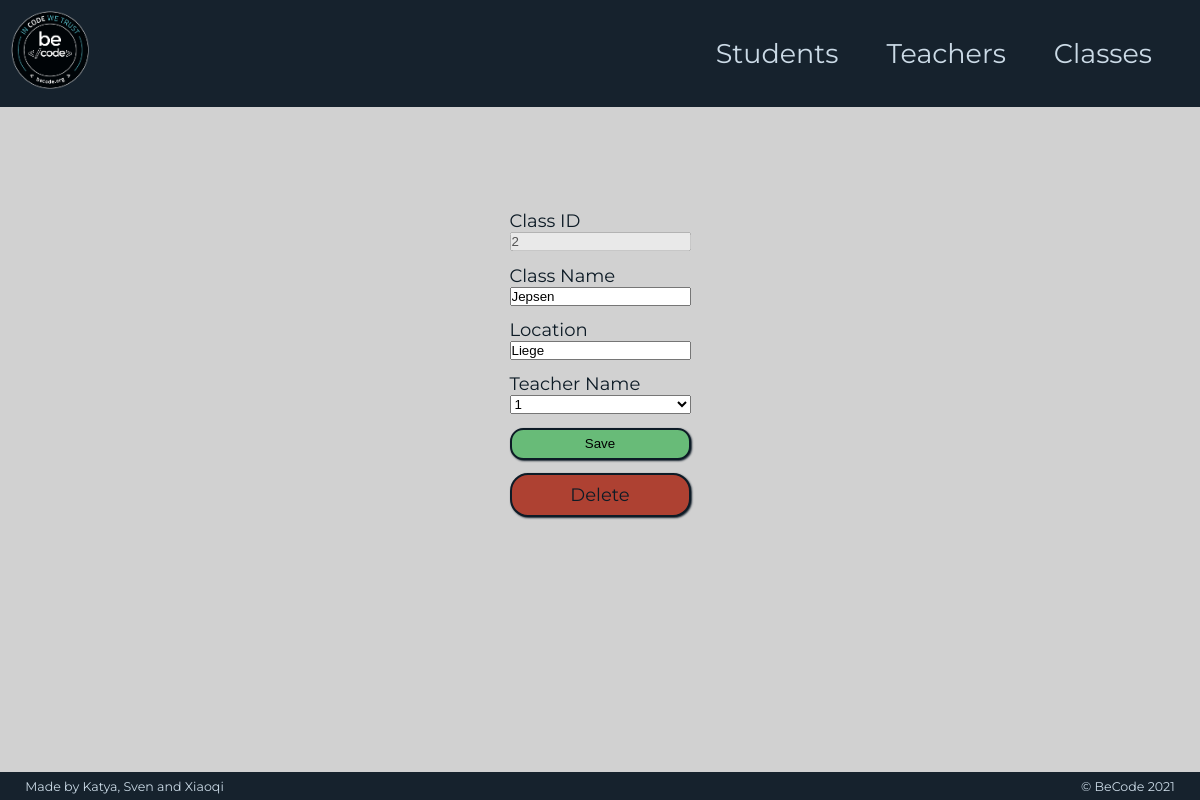
Page /index.php?page=editClass&id=2 on the earlier database version.
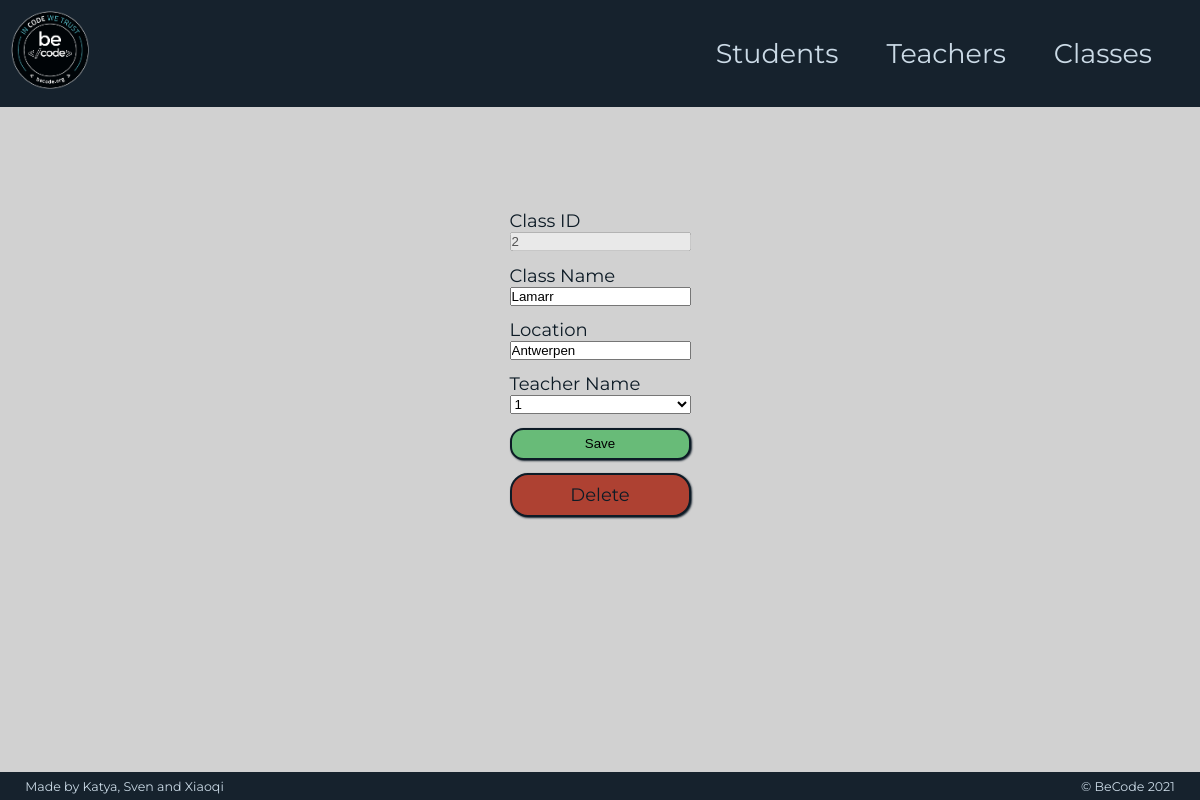
Same page on the later database version.
### tables this page shows
CREATE TABLE Class (
    ID INT UNSIGNED AUTO_INCREMENT PRIMARY KEY,
    Name varchar(255) NOT NULL,
    Location varchar(255) NOT NULL,
    Teacher INT UNSIGNED,
    FOREIGN KEY (Teacher) REFERENCES Teacher(ID) ON DELETE RESTRICT ON UPDATE CASCADE
);

### Model/connection.php (called while the page is built, shortened)
<?php
class Connection extends PDO
{
    public function __construct(){
        $driverOptions = [
            PDO::MYSQL_ATTR_INIT_COMMAND => "SET NAMES 'utf8'",
            PDO::ATTR_ERRMODE => PDO::ERRMODE_EXCEPTION,
            PDO::ATTR_DEFAULT_FETCH_MODE => PDO::FETCH_ASSOC,
        ];
    }
}

### Model/classLoader.php (called while the page is built, shortened)
<?php
class ClassLoader
{
    public static function getClass(PDO $PDO, int $classID)
    {
        $handler = $PDO->query('SELECT * FROM Class WHERE ID = '. $classID);
        $oneClass = $handler->fetchAll();
        $oneClass[0]["TeacherName"] = self::getTeacherName($PDO, $oneClass[0]["Teacher"]);
        return $oneClass;
    }
    public static function getTeacherName(PDO $PDO, int $teacherID)
    {
        $handler = $PDO->query('SELECT Name From Teacher WHERE ID = '. $teacherID);
        $teacherName = $handler->fetchAll();
        return $teacherName[0]["Name"];
    }
}

### View/editClassView.php (the view, shortened to what this page needs)
<?php require 'includes/header.php' ?>
    <section id="classes">
        <div id="editClasses">
            <form method="POST" action="index.php?page=classEdit&id=<?php echo $oneClass[0]["ID"]; ?>">
                <label>Class ID</label>
                <input type="text" name="classId" value="<?php echo $oneClass[0]["ID"] ?>" disabled>
                <label>Class Name</label>
                <input type="text" name="className" value="<?php echo $oneClass[0]["Name"] ?>" placeholder="Enter student's name" required>
                <label>Location</label>
                <input type="text" name="location" value="<?php echo $oneClass[0]["Location"] ?>" placeholder="Enter student's name" required>
                <label>Teacher Name</label>
                <select class="teacherName" id="teacherName" name="teacherName">
                    <option value="1">1</option>
                </select>
                <input type="submit" class="button-Link addBtn" value="Save"></input>
                <a class="button-Link deleteBtn" href="index.php?page=deleteClass&id=<?php echo $oneClass[0]["ID"]; ?>">Delete</a>
            </form>
        </div>
    </section>
<?php require 'includes/footer.php' ?>

Differences in the rows shown:
changed class id 2: className "Jepsen" → "Lamarr"; location "Liege" → "Antwerpen"
